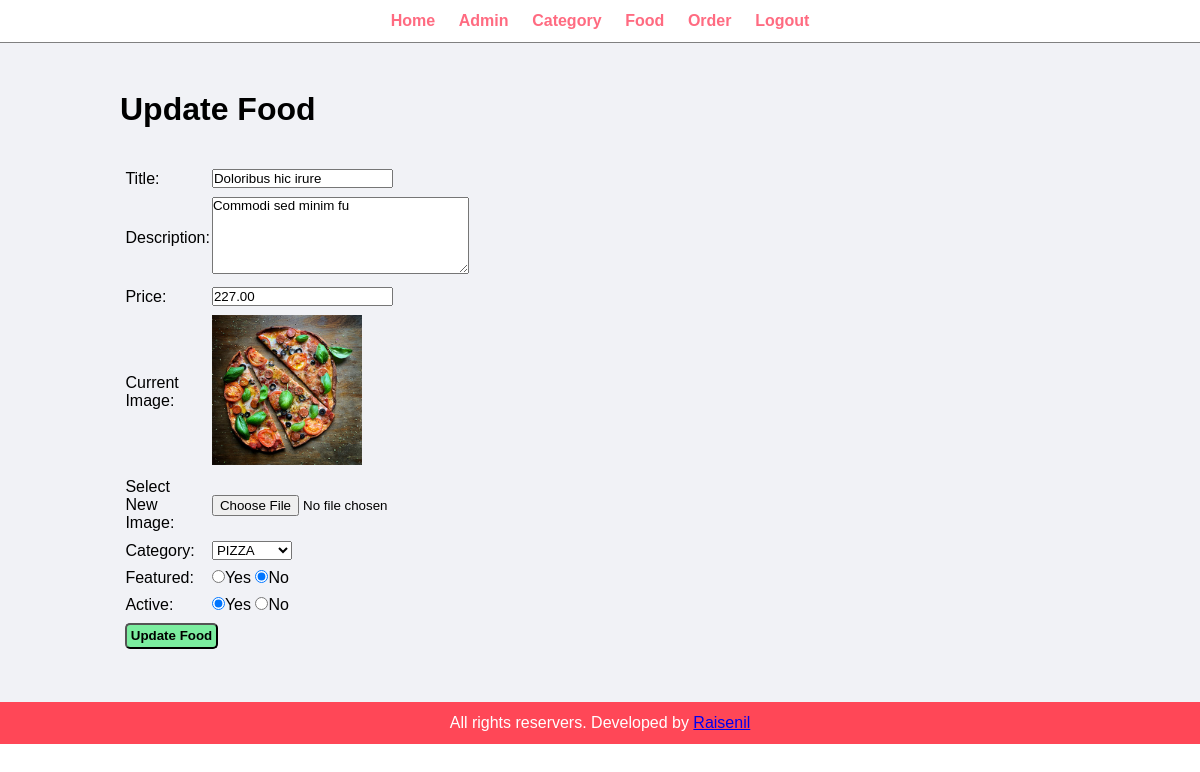
The app's page /admin/update-food.php?id=18 (signed in), older data.
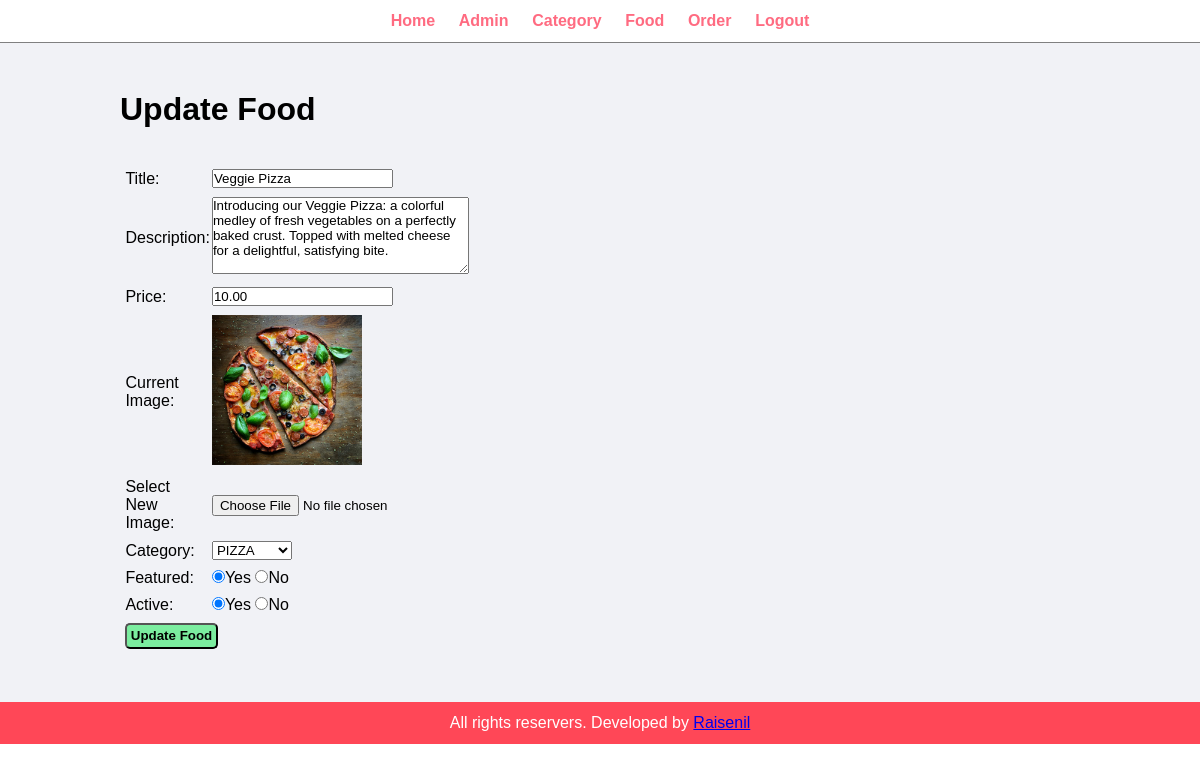
The same page, newer data.
### tables this page shows
CREATE TABLE `tbl_food` (
  `id` int(10) UNSIGNED NOT NULL,
  `title` varchar(100) NOT NULL,
  `description` text NOT NULL,
  `price` decimal(10,2) NOT NULL,
  `image_name` varchar(255) NOT NULL,
  `category_id` int(10) UNSIGNED NOT NULL,
  `featured` varchar(10) NOT NULL,
  `active` varchar(10) NOT NULL
);

CREATE TABLE `tbl_category` (
  `id` int(10) UNSIGNED NOT NULL,
  `title` varchar(100) NOT NULL,
  `image_name` varchar(255) NOT NULL,
  `featured` varchar(10) NOT NULL,
  `active` varchar(10) NOT NULL
);

### admin/update-food.php (the view, shortened to what the changed rows need)
<?php
    include("partials/menu.php");
?>
<div class="main-content">
    <div class="wrapper">
        <h1>Update Food</h1>
        <br><br>
        <?php
            if(isset($_GET['id'])){
                $id=$_GET['id'];
                $sql2="SELECT * FROM tbl_food WHERE id=$id";
                $res2=mysqli_query($conn, $sql2);
                $count = mysqli_num_rows($res2);
                if($count==1){
                    $row2=mysqli_fetch_assoc($res2);
                    $title =$row2['title'];
                    $description = $row2['description'];
                    $price = $row2['price'];
                    $current_image = $row2['image_name'];
                    $current_category = $row2['category_id'];
                    $featured = $row2['featured'];
                    $active = $row2['active'];
                }else{
                    $_SESSION['no-food-found']="<div class='error'>Food Not Found.</div>";
                    header('location:'.SITEURL.'admin/manage-food.php');
                }
            }else{
                header('location:'.SITEURL.'admin/manage-food.php');
            }
        ?>
        <form action="" method="POST" enctype="multipart/form-data">
                <table class="tbl-30">
                    <tr>
                        <td>
                            <input type="text" name="title" value="<?php echo $title;?>">
                        </td>
                    </tr>
                    <tr>
                    <td>
                        <textarea name="description" cols="30" rows="5"><?php echo $description;?></textarea>
                    </td>
                </tr>
                <tr>
                    <td><input type="number" name="price" value="<?php echo $price;?>" required></td>
                </tr>
                <tr>
                    <td>
                    <?php
                        if($current_image != ""){
                        ?>
                        <img src="<?php echo SITEURL;?>images/food/<?php echo $current_image;?>" width="150px">
                        <?php
                        }else{
                            echo "<div class='error'>Image Not Added.</div>";
                        }
                    ?>
                    </td>
                </tr>
                <tr>
                    <td>
                        <select name="category">
                        <?php
                                $sql = "SELECT * FROM tbl_category WHERE active='Yes'";
                                $res = mysqli_query($conn,$sql) or die(mysqli_error());
                                $count = mysqli_num_rows($res);
                                if($count>0){
                                    while($row=mysqli_fetch_assoc($res)){
                                        $category_id = $row['id'];
                                        $category_title = $row['title'];
                                        ?>
                                        <option <?php if($current_category==$category_id){
                                            echo "selected";}?> value="<?php echo $category_id;?>"><?php echo $category_title;?></option>
                                        <?php
                                    }
                                }else{
                                    ?>
                                    <option value="0">No Category Found</option>
                                    <?php
                                }
                            ?>
                        </select>
                    </td>
                </tr>
                <tr>
                    <td>
                        <input
                        <?php
                            if($featured == "Yes")
                            {echo "checked";}
                        ?>
                        type="radio" name="featured" value="Yes">Yes
                        <input
                        <?php
                            if($featured =="No")
                            {echo "checked";}
                        ?>
                        type="radio" name="featured" value="No">No
                    </td>
                </tr>
                <tr>
                    <td>
                        <input
                        <?php
                            if($active == "Yes")
                            {echo "checked";}
                        ?>
                        type="radio" name="active" value="Yes">Yes
                        <input
                        <?php
                            if($active == "No")
                            {echo "checked";}
                        ?>
                        type="radio" name="active" value="No">No
                    </td>
                </tr>
            </table>
        </form>
    </div>
</div>
<?php include("partials/footer.php");?>

Row changes from the older to the newer data that the page shows:
changed tbl_food "PIZZA": title "Doloribus hic irure" → "Veggie Pizza"; description "Commodi sed minim fu" → "Introducing our Veggie Pizza: a colorful medley of fresh vegetables on a perfectly baked crust. Topped with melted cheese for a delightful, satisfying bite."; price "227.00" → "10.00"; featured "☐" → "☑"; featured "☑" → "☐"
